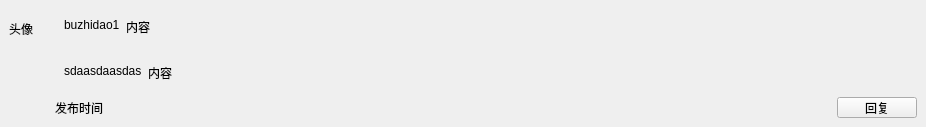
<?xml version="1.0" encoding="UTF-8"?>
<ui version="4.0">
 <class>CommentItem</class>
 <widget class="QWidget" name="CommentItem">
  <property name="geometry">
   <rect>
    <x>0</x>
    <y>0</y>
    <width>926</width>
    <height>124</height>
   </rect>
  </property>
  <property name="windowTitle">
   <string>Form</string>
  </property>
  <layout class="QGridLayout" name="gridLayout">
   <property name="leftMargin">
    <number>0</number>
   </property>
   <property name="topMargin">
    <number>0</number>
   </property>
   <property name="rightMargin">
    <number>0</number>
   </property>
   <property name="bottomMargin">
    <number>0</number>
   </property>
   <property name="spacing">
    <number>0</number>
   </property>
   <item row="0" column="0">
    <widget class="QWidget" name="widgetInner" native="true">
     <layout class="QGridLayout" name="gridLayout_2">
      <item row="2" column="1">
       <widget class="QWidget" name="widget_foot_nav" native="true">
        <property name="maximumSize">
         <size>
          <width>16777215</width>
          <height>21</height>
         </size>
        </property>
        <layout class="QHBoxLayout" name="horizontalLayout">
         <property name="spacing">
          <number>0</number>
         </property>
         <property name="leftMargin">
          <number>0</number>
         </property>
         <property name="topMargin">
          <number>0</number>
         </property>
         <property name="rightMargin">
          <number>0</number>
         </property>
         <property name="bottomMargin">
          <number>0</number>
         </property>
         <item>
          <widget class="QLabel" name="label_time">
           <property name="minimumSize">
            <size>
             <width>100</width>
             <height>0</height>
            </size>
           </property>
           <property name="text">
            <string>发布时间</string>
           </property>
          </widget>
         </item>
         <item>
          <spacer name="horizontalSpacer">
           <property name="orientation">
            <enum>Qt::Horizontal</enum>
           </property>
           <property name="sizeHint" stdset="0">
            <size>
             <width>693</width>
             <height>17</height>
            </size>
           </property>
          </spacer>
         </item>
         <item>
          <widget class="QPushButton" name="pushButton_reply">
           <property name="text">
            <string>回复</string>
           </property>
          </widget>
         </item>
        </layout>
       </widget>
      </item>
      <item row="0" column="1">
       <widget class="QWidget" name="widget_curr_content" native="true">
        <layout class="QHBoxLayout" name="horizontalLayout_2">
         <item>
          <widget class="QLabel" name="label_curr_name">
           <property name="sizePolicy">
            <sizepolicy hsizetype="Maximum" vsizetype="Minimum">
             <horstretch>0</horstretch>
             <verstretch>0</verstretch>
            </sizepolicy>
           </property>
           <property name="maximumSize">
            <size>
             <width>16777215</width>
             <height>16777215</height>
            </size>
           </property>
           <property name="text">
            <string>buzhidao1</string>
           </property>
           <property name="textFormat">
            <enum>Qt::AutoText</enum>
           </property>
           <property name="scaledContents">
            <bool>true</bool>
           </property>
           <property name="alignment">
            <set>Qt::AlignLeading|Qt::AlignLeft|Qt::AlignTop</set>
           </property>
           <property name="wordWrap">
            <bool>true</bool>
           </property>
          </widget>
         </item>
         <item>
          <widget class="QLabel" name="label_curr_content">
           <property name="text">
            <string>内容</string>
           </property>
           <property name="scaledContents">
            <bool>true</bool>
           </property>
           <property name="alignment">
            <set>Qt::AlignLeading|Qt::AlignLeft|Qt::AlignTop</set>
           </property>
           <property name="wordWrap">
            <bool>true</bool>
           </property>
          </widget>
         </item>
        </layout>
       </widget>
      </item>
      <item row="0" column="0">
       <widget class="QLabel" name="label_head">
        <property name="minimumSize">
         <size>
          <width>40</width>
          <height>40</height>
         </size>
        </property>
        <property name="maximumSize">
         <size>
          <width>40</width>
          <height>40</height>
         </size>
        </property>
        <property name="text">
         <string>头像</string>
        </property>
       </widget>
      </item>
      <item row="2" column="0">
       <spacer name="horizontalSpacer_2">
        <property name="orientation">
         <enum>Qt::Horizontal</enum>
        </property>
        <property name="sizeType">
         <enum>QSizePolicy::Fixed</enum>
        </property>
        <property name="sizeHint" stdset="0">
         <size>
          <width>40</width>
          <height>20</height>
         </size>
        </property>
       </spacer>
      </item>
      <item row="1" column="1">
       <widget class="QWidget" name="widget_last_cpntent" native="true">
        <layout class="QGridLayout" name="gridLayout_3">
         <item row="0" column="1">
          <widget class="QLabel" name="label_last_content">
           <property name="text">
            <string>内容</string>
           </property>
           <property name="scaledContents">
            <bool>true</bool>
           </property>
           <property name="alignment">
            <set>Qt::AlignLeading|Qt::AlignLeft|Qt::AlignTop</set>
           </property>
           <property name="wordWrap">
            <bool>true</bool>
           </property>
          </widget>
         </item>
         <item row="0" column="0">
          <widget class="QLabel" name="label_last_name">
           <property name="sizePolicy">
            <sizepolicy hsizetype="Fixed" vsizetype="Minimum">
             <horstretch>0</horstretch>
             <verstretch>0</verstretch>
            </sizepolicy>
           </property>
           <property name="maximumSize">
            <size>
             <width>16777215</width>
             <height>16777215</height>
            </size>
           </property>
           <property name="text">
            <string>sdaasdaasdas</string>
           </property>
           <property name="scaledContents">
            <bool>true</bool>
           </property>
           <property name="alignment">
            <set>Qt::AlignLeading|Qt::AlignLeft|Qt::AlignTop</set>
           </property>
           <property name="wordWrap">
            <bool>true</bool>
           </property>
          </widget>
         </item>
        </layout>
       </widget>
      </item>
     </layout>
    </widget>
   </item>
  </layout>
 </widget>
 <resources/>
 <connections/>
</ui>
